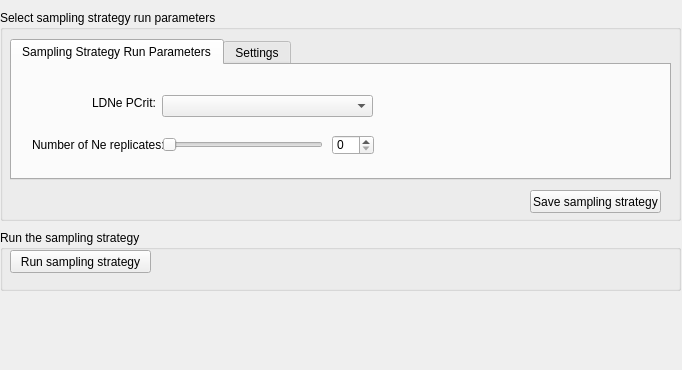
      <widget class="QWidget" name="page_9">
       <property name="geometry">
        <rect>
         <x>0</x>
         <y>0</y>
         <width>682</width>
         <height>370</height>
        </rect>
       </property>
       <attribute name="label">
        <string>Step 6 - Run / re-run sampling strategy</string>
       </attribute>
       <widget class="QGroupBox" name="groupBox_31">
        <property name="geometry">
         <rect>
          <x>0</x>
          <y>10</y>
          <width>681</width>
          <height>211</height>
         </rect>
        </property>
        <property name="title">
         <string>Select sampling strategy run parameters</string>
        </property>
        <widget class="QPushButton" name="pushButton_10">
         <property name="geometry">
          <rect>
           <x>530</x>
           <y>180</y>
           <width>131</width>
           <height>23</height>
          </rect>
         </property>
         <property name="text">
          <string>Save sampling strategy</string>
         </property>
        </widget>
        <widget class="QTabWidget" name="tabWidget_5">
         <property name="geometry">
          <rect>
           <x>10</x>
           <y>29</y>
           <width>661</width>
           <height>141</height>
          </rect>
         </property>
         <property name="currentIndex">
          <number>0</number>
         </property>
         <widget class="QWidget" name="tab_10">
          <attribute name="title">
           <string>Sampling Strategy Run Parameters</string>
          </attribute>
          <widget class="QSpinBox" name="spinBox_46">
           <property name="geometry">
            <rect>
             <x>320</x>
             <y>70</y>
             <width>42</width>
             <height>20</height>
            </rect>
           </property>
          </widget>
          <widget class="QLabel" name="label_28">
           <property name="geometry">
            <rect>
             <x>80</x>
             <y>30</y>
             <width>71</width>
             <height>16</height>
            </rect>
           </property>
           <property name="text">
            <string>LDNe PCrit:</string>
           </property>
          </widget>
          <widget class="QComboBox" name="comboBox_13">
           <property name="geometry">
            <rect>
             <x>150</x>
             <y>30</y>
             <width>211</width>
             <height>22</height>
            </rect>
           </property>
          </widget>
          <widget class="QLabel" name="label_67">
           <property name="geometry">
            <rect>
             <x>20</x>
             <y>70</y>
             <width>156</width>
             <height>19</height>
            </rect>
           </property>
           <property name="text">
            <string>Number of Ne replicates:</string>
           </property>
          </widget>
          <widget class="QSlider" name="horizontalSlider_54">
           <property name="geometry">
            <rect>
             <x>150</x>
             <y>70</y>
             <width>161</width>
             <height>19</height>
            </rect>
           </property>
           <property name="orientation">
            <enum>Qt::Horizontal</enum>
           </property>
          </widget>
         </widget>
         <widget class="QWidget" name="tab_11">
          <attribute name="title">
           <string>Settings</string>
          </attribute>
         </widget>
        </widget>
       </widget>
       <widget class="QGroupBox" name="groupBox_9">
        <property name="geometry">
         <rect>
          <x>0</x>
          <y>230</y>
          <width>681</width>
          <height>61</height>
         </rect>
        </property>
        <property name="title">
         <string>Run the sampling strategy</string>
        </property>
        <widget class="QPushButton" name="pushButton_12">
         <property name="geometry">
          <rect>
           <x>10</x>
           <y>20</y>
           <width>141</width>
           <height>23</height>
          </rect>
         </property>
         <property name="text">
          <string>Run sampling strategy</string>
         </property>
        </widget>
       </widget>
      </widget>
